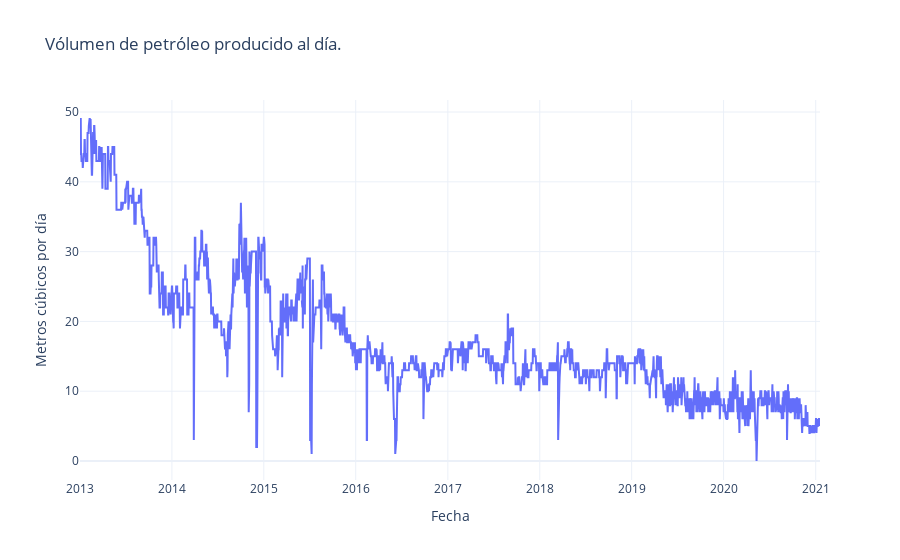

Write notebook code for a chart like this one.
### Markdown cell above
## Vólumen de petróleo

### Code cell
fig = go.Figure([go.Scatter(x=datos.index, y=datos['OilVol'])])
fig.update_layout(title_text="Vólumen de petróleo producido al día.")
fig.update_layout(xaxis_title = 'Fecha', yaxis_title = 'Metros cúbicos por día',template = "plotly_white")

### Figure 1 — Plotly figure (JSON) as saved in the notebook; plotly's stock layout.template omitted (floating-point values rounded to 4 significant figures; data arrays with more than 128 entries replaced by an {"elided": "..."} marker saying what was removed)
{"data": [{"type": "scatter", "x": {"elided": "2940 str values"}, "y": {"elided": "2940 int values"}}], "layout": {"autosize": true, "title": {"text": "Vólumen de petróleo producido al día."}, "xaxis": {"autorange": true, "range": ["2013-01-01", "2021-01-18"], "title": {"text": "Fecha"}, "type": "date"}, "yaxis": {"autorange": true, "range": [-2.722, 51.72], "title": {"text": "Metros cúbicos por día"}, "type": "linear"}}}
